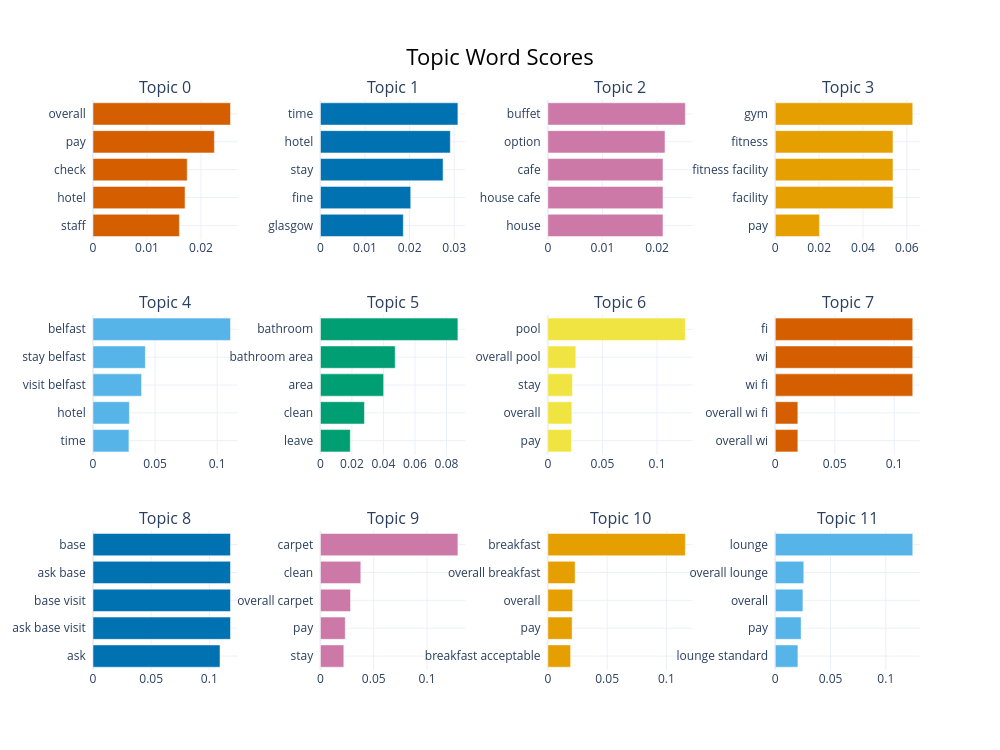

The cell this chart's notebook holds for it:
### Code cell
topic_model.visualize_barchart(top_n_topics=12)

### Figure 1 — Plotly figure (JSON) as saved in the notebook; plotly's stock layout.template omitted (floating-point values rounded to 4 significant figures)
{"data": [{"marker": {"color": "#D55E00"}, "orientation": "h", "type": "bar", "x": [0.016, 0.01705, 0.01745, 0.02248, 0.02547], "xaxis": "x", "y": ["staff  ", "hotel  ", "check  ", "pay  ", "overall  "], "yaxis": "y"}, {"marker": {"color": "#0072B2"}, "orientation": "h", "type": "bar", "x": [0.01859, 0.02025, 0.02751, 0.02913, 0.03083], "xaxis": "x2", "y": ["glasgow  ", "fine  ", "stay  ", "hotel  ", "time  "], "yaxis": "y2"}, {"marker": {"color": "#CC79A7"}, "orientation": "h", "type": "bar", "x": [0.02109, 0.02109, 0.02109, 0.02146, 0.02518], "xaxis": "x3", "y": ["house  ", "house cafe  ", "cafe  ", "option  ", "buffet  "], "yaxis": "y3"}, {"marker": {"color": "#E69F00"}, "orientation": "h", "type": "bar", "x": [0.02012, 0.05369, 0.05369, 0.05369, 0.0627], "xaxis": "x4", "y": ["pay  ", "facility  ", "fitness facility  ", "fitness  ", "gym  "], "yaxis": "y4"}, {"marker": {"color": "#56B4E9"}, "orientation": "h", "type": "bar", "x": [0.02894, 0.02932, 0.03912, 0.04218, 0.1108], "xaxis": "x5", "y": ["time  ", "hotel  ", "visit belfast  ", "stay belfast  ", "belfast  "], "yaxis": "y5"}, {"marker": {"color": "#009E73"}, "orientation": "h", "type": "bar", "x": [0.01896, 0.02794, 0.04013, 0.04745, 0.08727], "xaxis": "x6", "y": ["leave  ", "clean  ", "area  ", "bathroom area  ", "bathroom  "], "yaxis": "y6"}, {"marker": {"color": "#F0E442"}, "orientation": "h", "type": "bar", "x": [0.02159, 0.02203, 0.02252, 0.02563, 0.1259], "xaxis": "x7", "y": ["pay  ", "overall  ", "stay  ", "overall pool  ", "pool  "], "yaxis": "y7"}, {"marker": {"color": "#D55E00"}, "orientation": "h", "type": "bar", "x": [0.01899, 0.01899, 0.1156, 0.1156, 0.1156], "xaxis": "x8", "y": ["overall wi  ", "overall wi fi  ", "wi fi  ", "wi  ", "fi  "], "yaxis": "y8"}, {"marker": {"color": "#0072B2"}, "orientation": "h", "type": "bar", "x": [0.1092, 0.1182, 0.1182, 0.1182, 0.1182], "xaxis": "x9", "y": ["ask  ", "ask base visit  ", "base visit  ", "ask base  ", "base  "], "yaxis": "y9"}, {"marker": {"color": "#CC79A7"}, "orientation": "h", "type": "bar", "x": [0.02194, 0.02328, 0.02826, 0.03787, 0.129], "xaxis": "x10", "y": ["stay  ", "pay  ", "overall carpet  ", "clean  ", "carpet  "], "yaxis": "y10"}, {"marker": {"color": "#E69F00"}, "orientation": "h", "type": "bar", "x": [0.01921, 0.02047, 0.02092, 0.023, 0.116], "xaxis": "x11", "y": ["breakfast acceptable  ", "pay  ", "overall  ", "overall breakfast  ", "breakfast  "], "yaxis": "y11"}, {"marker": {"color": "#56B4E9"}, "orientation": "h", "type": "bar", "x": [0.02048, 0.02337, 0.02502, 0.02581, 0.1244], "xaxis": "x12", "y": ["lounge standard  ", "pay  ", "overall  ", "overall lounge  ", "lounge  "], "yaxis": "y12"}], "layout": {"annotations": [{"font": {"size": 16}, "showarrow": false, "text": "Topic 0", "x": 0.0875, "xanchor": "center", "xref": "paper", "y": 1, "yanchor": "bottom", "yref": "paper"}, {"font": {"size": 16}, "showarrow": false, "text": "Topic 1", "x": 0.3625, "xanchor": "center", "xref": "paper", "y": 1, "yanchor": "bottom", "yref": "paper"}, {"font": {"size": 16}, "showarrow": false, "text": "Topic 2", "x": 0.6375, "xanchor": "center", "xref": "paper", "y": 1, "yanchor": "bottom", "yref": "paper"}, {"font": {"size": 16}, "showarrow": false, "text": "Topic 3", "x": 0.9125, "xanchor": "center", "xref": "paper", "y": 1, "yanchor": "bottom", "yref": "paper"}, {"font": {"size": 16}, "showarrow": false, "text": "Topic 4", "x": 0.0875, "xanchor": "center", "xref": "paper", "y": 0.6222, "yanchor": "bottom", "yref": "paper"}, {"font": {"size": 16}, "showarrow": false, "text": "Topic 5", "x": 0.3625, "xanchor": "center", "xref": "paper", "y": 0.6222, "yanchor": "bottom", "yref": "paper"}, {"font": {"size": 16}, "showarrow": false, "text": "Topic 6", "x": 0.6375, "xanchor": "center", "xref": "paper", "y": 0.6222, "yanchor": "bottom", "yref": "paper"}, {"font": {"size": 16}, "showarrow": false, "text": "Topic 7", "x": 0.9125, "xanchor": "center", "xref": "paper", "y": 0.6222, "yanchor": "bottom", "yref": "paper"}, {"font": {"size": 16}, "showarrow": false, "text": "Topic 8", "x": 0.0875, "xanchor": "center", "xref": "paper", "y": 0.2444, "yanchor": "bottom", "yref": "paper"}, {"font": {"size": 16}, "showarrow": false, "text": "Topic 9", "x": 0.3625, "xanchor": "center", "xref": "paper", "y": 0.2444, "yanchor": "bottom", "yref": "paper"}, {"font": {"size": 16}, "showarrow": false, "text": "Topic 10", "x": 0.6375, "xanchor": "center", "xref": "paper", "y": 0.2444, "yanchor": "bottom", "yref": "paper"}, {"font": {"size": 16}, "showarrow": false, "text": "Topic 11", "x": 0.9125, "xanchor": "center", "xref": "paper", "y": 0.2444, "yanchor": "bottom", "yref": "paper"}], "height": 750, "hoverlabel": {"bgcolor": "white", "font": {"family": "Rockwell", "size": 16}}, "showlegend": false, "title": {"font": {"color": "Black", "size": 22}, "text": "Topic Word Scores", "x": 0.5, "xanchor": "center", "yanchor": "top"}, "width": 1000, "xaxis": {"anchor": "y", "domain": [0, 0.175], "showgrid": true}, "xaxis10": {"anchor": "y10", "domain": [0.275, 0.45], "showgrid": true}, "xaxis11": {"anchor": "y11", "domain": [0.55, 0.725], "showgrid": true}, "xaxis12": {"anchor": "y12", "domain": [0.825, 1], "showgrid": true}, "xaxis2": {"anchor": "y2", "domain": [0.275, 0.45], "showgrid": true}, "xaxis3": {"anchor": "y3", "domain": [0.55, 0.725], "showgrid": true}, "xaxis4": {"anchor": "y4", "domain": [0.825, 1], "showgrid": true}, "xaxis5": {"anchor": "y5", "domain": [0, 0.175], "showgrid": true}, "xaxis6": {"anchor": "y6", "domain": [0.275, 0.45], "showgrid": true}, "xaxis7": {"anchor": "y7", "domain": [0.55, 0.725], "showgrid": true}, "xaxis8": {"anchor": "y8", "domain": [0.825, 1], "showgrid": true}, "xaxis9": {"anchor": "y9", "domain": [0, 0.175], "showgrid": true}, "yaxis": {"anchor": "x", "domain": [0.7556, 1], "showgrid": true}, "yaxis10": {"anchor": "x10", "domain": [0, 0.2444], "showgrid": true}, "yaxis11": {"anchor": "x11", "domain": [0, 0.2444], "showgrid": true}, "yaxis12": {"anchor": "x12", "domain": [0, 0.2444], "showgrid": true}, "yaxis2": {"anchor": "x2", "domain": [0.7556, 1], "showgrid": true}, "yaxis3": {"anchor": "x3", "domain": [0.7556, 1], "showgrid": true}, "yaxis4": {"anchor": "x4", "domain": [0.7556, 1], "showgrid": true}, "yaxis5": {"anchor": "x5", "domain": [0.3778, 0.6222], "showgrid": true}, "yaxis6": {"anchor": "x6", "domain": [0.3778, 0.6222], "showgrid": true}, "yaxis7": {"anchor": "x7", "domain": [0.3778, 0.6222], "showgrid": true}, "yaxis8": {"anchor": "x8", "domain": [0.3778, 0.6222], "showgrid": true}, "yaxis9": {"anchor": "x9", "domain": [0, 0.2444], "showgrid": true}}}
